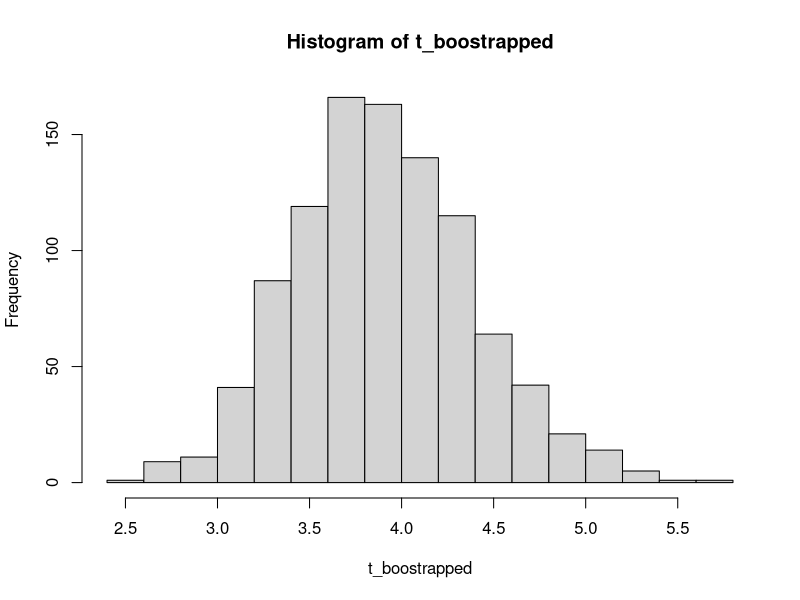
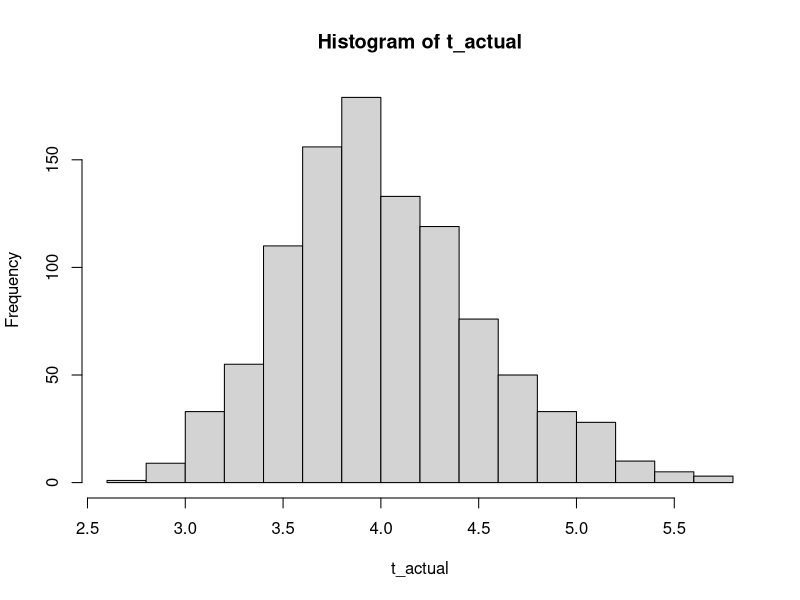
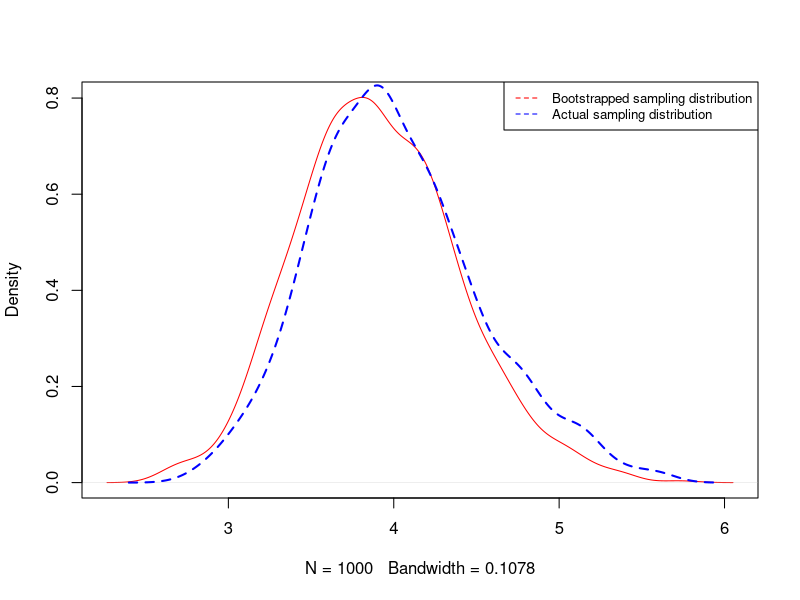

Recreate these plots in R, in order.
## ---- chunk 1
library(dplyr) 
library(tidyverse)
## ---- chunk 2
n <- 500 #sample size
ld <- 0.5 #rate parameter
x <- rexp(n,ld) #this is our sample
## ---- chunk 3
B <- 1000 #number of bootstrapped samples
Xb <- matrix(0, nrow = n, ncol = 0) #collects all bootstrapped samples
for (b in seq(1,B)) {
  Xb <- cbind(Xb,sample(x, n, replace = TRUE))
}
## ---- chunk 4
#define a function that computes the maximum likelihood estimator of variance 
svar <- function(X) {
  return(mean(X^2) - mean(X)^2)
}
t_boostrapped <- apply(Xb,2,svar)
hist(t_boostrapped,breaks = 15)
## ---- chunk 5
s <- 1000  #number of simulations
X <- matrix(rexp(n*s,ld),nrow = n,ncol = s)
t_actual <- apply(X,2,svar)
hist(t_actual,breaks = 15)
## ---- chunk 6
plot(density(t_boostrapped),col="red",main = "")
lines(density(t_actual),lty=2,lwd = 2,col="blue")
legend("topright", legend=c("Bootstrapped sampling distribution","Actual sampling distribution"),col=c("red", "blue"), lty=2, cex=0.8)
## ---- chunk 7
print(var(t_boostrapped))

print(var(t_actual))
